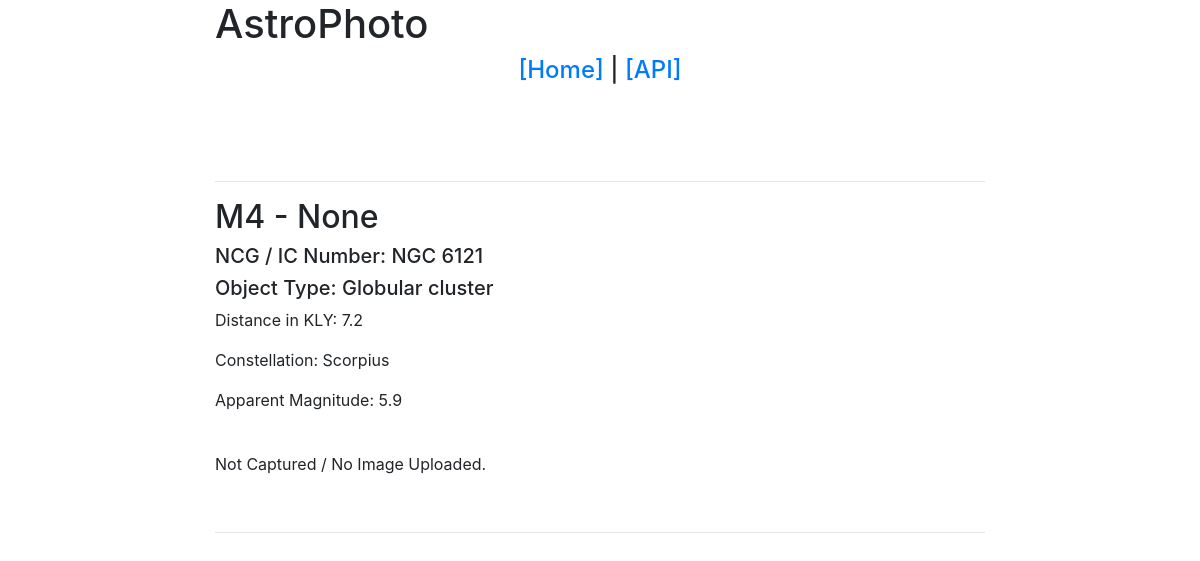
Screenshot of /messier_objects/4 with the database file from the repository.
### messier_objects/models.py (models this page shows, shortened)
class MessierObject(models.Model):
    messier_number = models.IntegerField(unique=True)
    name = models.CharField(max_length=255, blank=True, null=True)
    ncg_or_ic_number = models.CharField(max_length=25)
    object_type = models.CharField(max_length=255)
    distance_kly = models.CharField(max_length=25)
    constellation = models.CharField(max_length=50)
    apparent_magnitude = models.FloatField(null=True)
    photo = models.ImageField(
        upload_to='messier_objects', blank=True, null=True)
    captured = models.BooleanField(default=False)
    capture_date = models.DateField(blank=True, null=True)
    class Meta:
        ordering = ('messier_number',)

### frontend/views.py (the view)
def mes_obj_detail(request, mes_num):
    mes_obj = get_object_or_404(MessierObject, messier_number=mes_num)
    context = {
        "mes_obj": mes_obj
    }
    return render(request, 'api_frontends/messier_object_detail.html', context)

### templates/api_frontends/messier_object_detail.html
{% extends 'base.html' %}
{% block content %}
<br>
<hr>
<h2>M{{ mes_obj.messier_number }} -
    {% if mes_obj.name == '–' %}
        No Name</h2>
    {% else %}
        {{ mes_obj.name }}</h3>
    {% endif %}
<h5>NCG / IC Number: {{ mes_obj.ncg_or_ic_number }}</h5>
<h5>Object Type: {{ mes_obj.object_type }}</h5>
<p>Distance in KLY: {{ mes_obj.distance_kly }}</p>
<p>Constellation: {{ mes_obj.constellation }}</p>
<p>Apparent Magnitude: {{ mes_obj.apparent_magnitude }}</p>
<br>
{% if mes_obj.captured %}
{% if mes_obj.capture_date %}
<p>Captured: {{ mes_obj.capture_date }}</p>
{% else %}
<p>No capture date set.</p>
{% endif %}
    <img src="{{ mes_obj.photo.url }}">
{% else %}
    <p>Not Captured / No Image Uploaded.</p>
{% endif %}
<br>
<hr>
{% endblock %}

### rows the page displays
MessierObject: messier_number "4", name "None", ncg_or_ic_number "NGC 6121", object_type "Globular cluster", distance_kly "7.2", constellation "Scorpius", apparent_magnitude "5.9"
